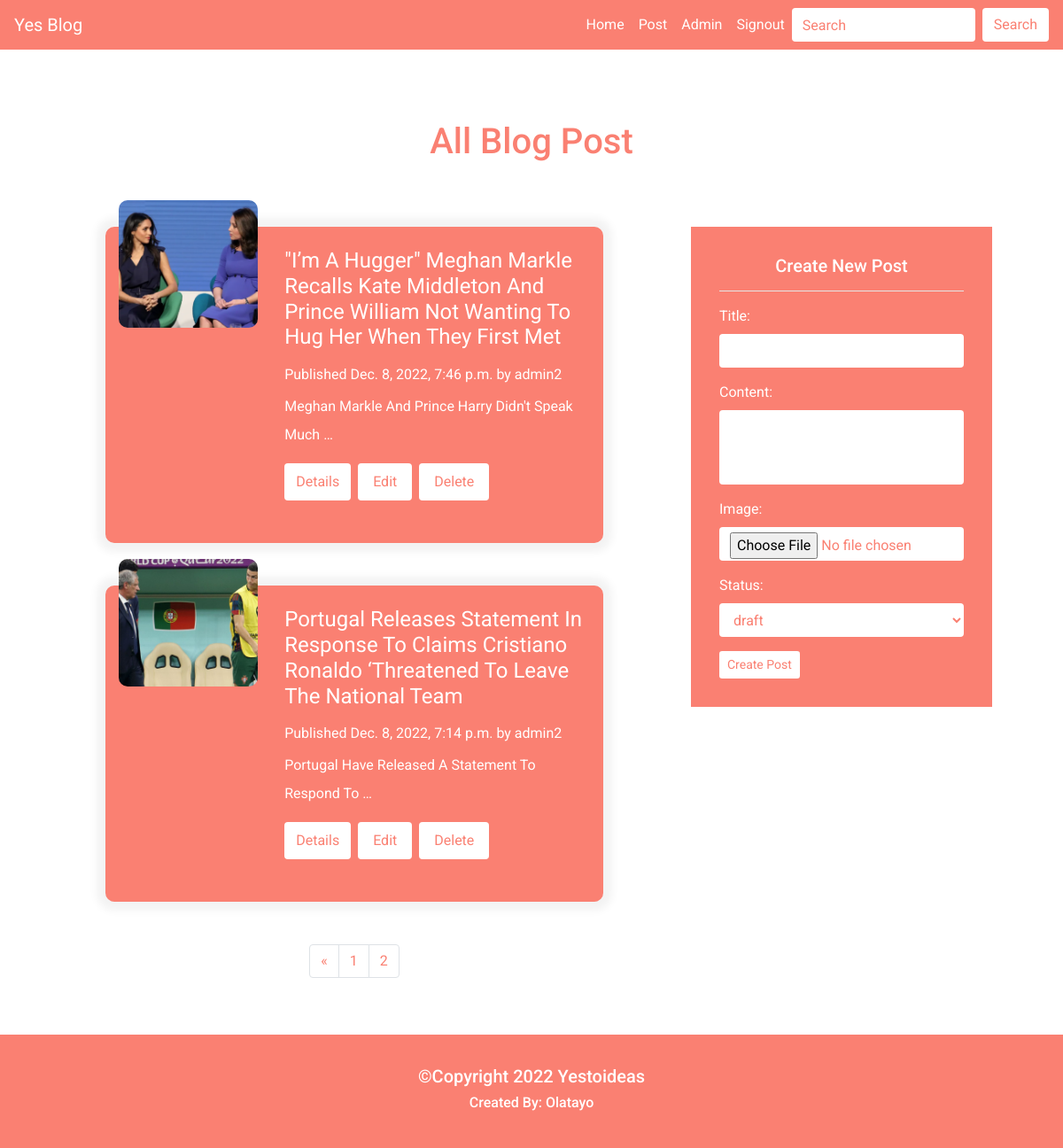
Page /allpost?page=2 (signed in) on the committed database.
### blog/models.py (models this page shows, shortened)
class Post(models.Model):
    author = models.ForeignKey(User, on_delete= models.CASCADE)
    title = models.CharField(max_length=200, unique=True, blank=True, null=True)
    slug = models.SlugField(max_length=200, unique=True)
    image = models.ImageField(upload_to='post_image/%Y/%m/%d/', default='img.jpg', blank=True, null=True)
    content = models.TextField(blank=True, null=True)
    date_created = models.DateTimeField(auto_now_add=True)
    date_updated = models.DateTimeField(auto_now= True)
    status = models.CharField(max_length=200, choices=STATUS, default='draft', blank=True, null=True)
    class Meta:
        ordering = ['-date_created']

### blog/views.py (the view)
# urls.py: path('allpost', views.allpost, name='allpost'),
@login_required(login_url='adminsignin')
def allpost(request):
    form = PostForm()
    post = Post.objects.filter(status='publish').order_by('-date_created')
    paginator = Paginator(post, 2)
    page= request.GET.get('page')
    paged = paginator.get_page(page)
    context ={
        'post': paged,
        'form': form,
    }
    return render(request, 'allpost.html', context)

### blog/forms.py
class PostForm(forms.ModelForm):
    class Meta:
        model = Post
        fields = ('title', 'content', 'image', 'status')
        widgets ={
            'title': forms.TextInput(attrs={'class': 'form-control'}),
            'content': forms.Textarea(attrs={'class': 'form-control', 'cols':10, 'rows':3}),
            'image': forms.FileInput(attrs={'class': 'form-control'}),
            'status': forms.Select(attrs={'class': 'form-control'}),
        }

### blog/templates/allpost.html (shortened to what this page needs)
{% extends 'base.html' %}
{% block content %}
{% if request.user.is_authenticated %}
    <div class="container bhome">
        <h1>All Blog Post</h1>
    </div>
    <div class="container-fluid mb-5">
        <div class="row justify-content-center gy-5">
            <div class="col-10 col-md-7">
                {% for item in post %}
                    <div class="row powert  justify-content-center mb-5 mt-3">
                        <div class="col-sm-12 col-mm-12 col-lg-4">
                            <div class="myimg">
                                <img src="{{ item.image.url}}" style="width:15rem;height:9rem" class="img-fluid">
                            </div>
                        </div>
                        <div class="col-10 col-md-12 col-lg-8">
                            <div class="mytitile mb-3 pt-4">
                                <h2>{{item.title}}</h2>
                            </div>
                            <div class="mydate mb-2">
                                <span>Published {{item.date_created}}</span>
                                <span>by {{item.author}}</span>
                            </div>
                            <div class="details mb-2">
                                <p>
                                    {{item.content|safe|striptags|truncatechars:50}}
                                </p>
                            </div>
                            <div class="readmore mb-2 d-flex mb-5">
                                <button class="btn mr-2 mybtn"><a href="{% url 'detail' item.slug %}">Details</a></button>
                                <a href="{% url 'editpost' item.id %}" class="btn mr-2 mybtn2">Edit</a>
                                <form action="{% url 'deleteapost'  %}" method="POST">
                                    <button class="btn mybtn2">Delete</button>
                                </form>
                            </div>
                        </div>
                    </div>
                {% endfor %}
                {% block paginate %} {% include 'paginate.html' %} {% endblock paginate %}
            </div>
            <div class="col-10 col-md-4">
                {% include 'createpost.html' %}
            </div>
        </div>
    </div>
{% else %}
    <div class="restrict">
        <h3>Restricted Admin only</h3>
    </div>
{% endif %}
{% endblock content %}

### blog/templates/base.html (shortened to what this page needs)
<!doctype html>
<html lang="en">
{% load static %}
<head>
    <link rel="stylesheet" href="https://stackpath.bootstrapcdn.com/bootstrap/4.4.1/css/bootstrap.min.css">
    <link rel="stylesheet" href="{% static 'css/style.css' %}">
</head>
<body>
    <nav class="navbar navbar-expand-lg">
        <a class="navbar-brand" href="{% url 'index' %}">Yes Blog</a>
        <div class="collapse navbar-collapse" id="navbarSupportedContent">
            <ul class="navbar-nav ml-auto">
                <li class="nav-item active">
                    <a class="nav-link" href="{% url 'index' %}">Home <span class="sr-only">(current)</span></a>
                </li>
                <li class="nav-item">
                    <a class="nav-link" href="{% url 'allpost' %}">Post</a>
                </li>
                {% if request.user.is_authenticated %}
                    <li class="nav-item">
                        {% if request.user.username %}
                            <a class="nav-link" href="#">{{request.user.username|title}}</a>
                        {% endif %}
                    </li>
                    <li class="nav-item">
                        <a class="nav-link" href="{% url 'signout' %}">Signout</a>
                    </li>
                {% endif %}
            </ul>
            <form class="form-inline my-2 my-lg-0">
                <input class="form-control mr-sm-2" type="search" placeholder="Search" aria-label="Search">
                <button class="btn  my-2 my-sm-0" type="submit">Search</button>
            </form>
        </div>
    </nav>
    {% block content %} {% endblock content %}
    <div class="container-fluid myfooter">
        <div>
            <h5> &copy;Copyright 2022 Yestoideas</h5>
            <h6> Created By: Olatayo</h6>
        </div>
    </div>
</body>
</html>

### blog/static/css/style.css (style rules this page uses)
html { height: 100%; }
body { display: flex; flex-direction: column; min-height: 100%; font-family: 'Roboto', sans-serif; }
.navbar { background: salmon; }
.navbar-brand { color: #fff; }
#navbarSupportedContent a { color: #fff; }
.navbar form input[type="search"] { box-shadow: none; outline: none; border: none; color: salmon; }
.navbar form input[type="search"]::placeholder { color: salmon; }
.navbar form button { background: #fff; color: salmon; text-transform: capitalize; box-shadow: none; outline: none; }
.bhome { padding: 5rem 0 3rem; text-align: center; color: salmon; }
.powert { background: salmon; margin: 4% 8%; box-shadow: 0 0 10px 10px rgba(0, 0, 0, .05); border-radius: 10px; }
.myimg img { width: 80%; height: 50%; transform: translateY(-30px); object-fit: cover; border-radius: 10px; box-shadow: 0 0 8p 3px rgba(0, 0, 0, .3); }
.mydate span { color: #fff; }
.mytitile h2 { font-style: normal; font-weight: 400; text-transform: capitalize; color: #fff; font-size: 1.5rem; }
.details p { font-style: normal; line-height: 2; text-transform: capitalize; color: #fff; }
.mybtn2 { background: #fff; text-transform: capitalize; color: salmon; padding: .5rem 1rem; }
.mybtn { background: #fff; text-transform: capitalize; }
.mybtn a { color: salmon; text-decoration: none; text-transform: capitalize; }
.form-control { box-shadow: none; outline: none; border: none; color: salmon; resize: none; }
.form-control::placeholder { color: salmon; }
.form-group label { color: #fff; }
.form-group input { box-shadow: none; outline: none; border: none; color: salmon; }
.form-group input::placeholder { color: salmon; }
.myfooter { height: 15vh; background: salmon; display: flex; flex-direction: column; padding: 4rem 0; justify-content: center; text-align: center; font-weight: bolder; color: #fff; font-size: 20px; }

### rows in the picture
Post: image (picture), title "\"I’m A Hugger\" Meghan Markle Recalls Kate Middleton And Prince William Not Wanting To Hug Her When They First Met", date_created "Dec. 8, 2022, 7:46 p.m.", author "admin2", content "Meghan Markle And Prince Harry Didn't Speak Much …"
Post: image (picture), title "Portugal Releases Statement In Response To Claims Cristiano Ronaldo ‘threatened To Leave The National Team", date_created "Dec. 8, 2022, 7:14 p.m.", author "admin2", content "Portugal Have Released A Statement To Respond To …"

### other values in the picture
{{ request.user.username|title }} "Admin"
{{ item }} "1"
{{ item }} "2"
